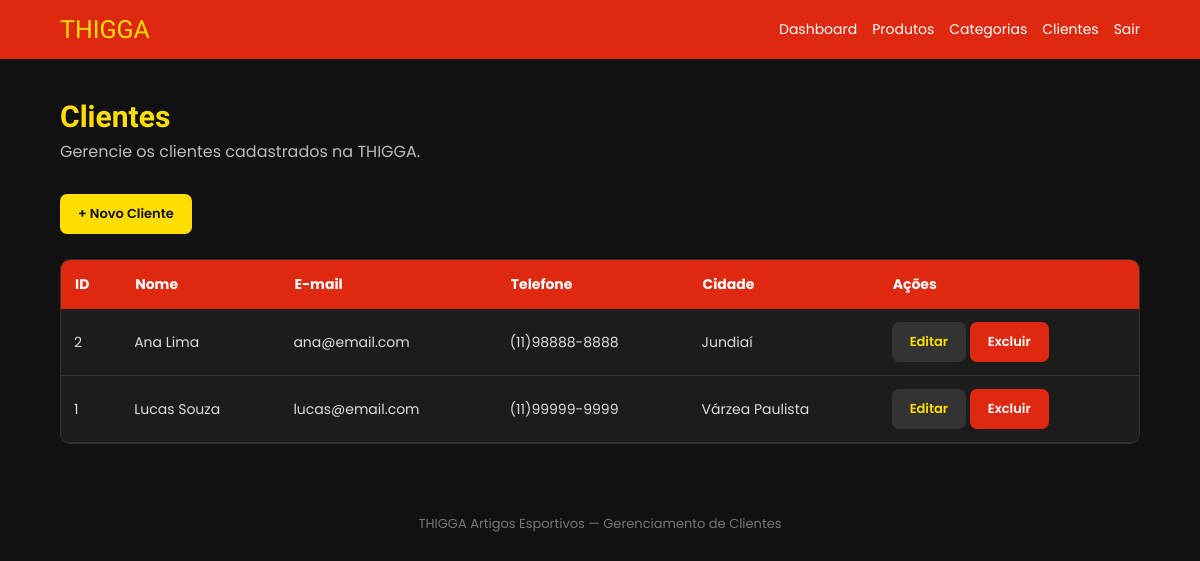
Page /admin/clientes/listar.php (signed in) on the committed database.
### tables this page shows
CREATE TABLE clientes (
    id INT AUTO_INCREMENT PRIMARY KEY,
    nome VARCHAR(120) NOT NULL,
    email VARCHAR(120),
    telefone VARCHAR(20),
    cidade VARCHAR(80)
);

### admin/clientes/listar.php (the view, shortened to what this page needs)
<?php
require_once "../../config/conexao.php";
$sql = "
    SELECT
        id,
        nome,
        email,
        telefone,
        cidade
    FROM clientes
    ORDER BY id DESC
";
$stmt = $pdo->query($sql);
$clientes = $stmt->fetchAll(PDO::FETCH_ASSOC);
?>
<!DOCTYPE html>
<html lang="pt-BR">
<head>
    <link
        rel="stylesheet"
        href="../../assets/css/admin.css"
    >
</head>
<body>
<header class="admin-header">
    <div class="admin-logo">
        THIGGA
    </div>
    <nav class="admin-menu">
        <a href="../dashboard.php">
            Dashboard
        </a>
        <a href="../produtos/listar.php">
            Produtos
        </a>
        <a href="../categorias/listar.php">
            Categorias
        </a>
        <a href="listar.php">
            Clientes
        </a>
        <a href="../logout.php">
            Sair
        </a>
    </nav>
</header>
<main class="admin-container">
    <div class="admin-titulo">
        <h1>
            Clientes
        </h1>
        <p>
            Gerencie os clientes cadastrados na THIGGA.
        </p>
    </div>
    <div style="margin-bottom:25px;">
        <a
            href="novo.php"
            class="btn-admin btn-novo"
        >
            + Novo Cliente
        </a>
    </div>
    <div class="tabela-container">
        <table class="tabela">
            <thead>
                <tr>
                    <th>
                        ID
                    </th>
                    <th>
                        Nome
                    </th>
                    <th>
                        E-mail
                    </th>
                    <th>
                        Telefone
                    </th>
                    <th>
                        Cidade
                    </th>
                    <th>
                        Ações
                    </th>
                </tr>
            </thead>
            <tbody>
                <?php if (count($clientes) > 0): ?>
                    <?php foreach ($clientes as $cliente): ?>
                        <tr>
                            <td>
                                <?php
                                echo $cliente["id"];
                                ?>
                            </td>
                            <td>
                                <?php
                                echo htmlspecialchars(
                                    $cliente["nome"]
                                );
                                ?>
                            </td>
                            <td>
                                <?php
                                echo htmlspecialchars(
                                    $cliente["email"]
                                );
                                ?>
                            </td>
                            <td>
                                <?php
                                echo htmlspecialchars(
                                    $cliente["telefone"]
                                    ?? "-"
                                );
                                ?>
                            </td>
                            <td>
                                <?php
                                echo htmlspecialchars(
                                    $cliente["cidade"]
                                    ?? "-"
                                );
                                ?>
                            </td>
                            <td>
                                <a
                                    href="editar.php?id=<?php echo $cliente['id']; ?>"
                                    class="btn-admin btn-editar"
                                >
                                    Editar
                                </a>
                                <a
                                    href="excluir.php?id=<?php echo $cliente['id']; ?>"
                                    class="btn-admin btn-excluir"
                                >
                                    Excluir
                                </a>
                            </td>
                        </tr>
                    <?php endforeach; ?>
                <?php endif; ?>
            </tbody>
        </table>
    </div>
</main>
<footer class="admin-footer">
    THIGGA Artigos Esportivos —
    Gerenciamento de Clientes
</footer>
</body>
</html>

### assets/css/admin.css (style rules this page uses)
* { margin: 0; padding: 0; box-sizing: border-box; }
body { font-family: 'Poppins', sans-serif; background: #111111; color: #ffffff; }
.admin-header { background: #DE2910; padding: 15px 5%; display: flex; justify-content: space-between; align-items: center; gap: 20px; }
.admin-logo { font-family: 'Orbitron', sans-serif; color: #FFDE00; font-size: 25px; }
.admin-menu { display: flex; align-items: center; gap: 15px; }
.admin-menu a { color: #ffffff; text-decoration: none; font-size: 14px; transition: 0.3s; }
.admin-container { width: 90%; max-width: 1200px; margin: 40px auto; }
.admin-titulo { margin-bottom: 30px; }
.admin-titulo h1 { font-family: 'Orbitron', sans-serif; color: #FFDE00; font-size: 30px; }
.admin-titulo p { color: #bbbbbb; margin-top: 5px; }
.tabela-container { width: 100%; overflow-x: auto; background: #1c1c1c; border-radius: 10px; border: 1px solid #333; }
.tabela { width: 100%; border-collapse: collapse; min-width: 700px; }
.tabela th { background: #DE2910; color: #ffffff; padding: 14px; text-align: left; font-size: 14px; }
.tabela td { padding: 13px; border-bottom: 1px solid #333; color: #dddddd; font-size: 14px; }
.btn-admin { display: inline-block; padding: 10px 18px; border-radius: 7px; text-decoration: none; font-size: 13px; font-weight: 600; transition: 0.3s; }
.btn-novo { background: #FFDE00; color: #111111; }
.btn-editar { background: #333333; color: #FFDE00; }
.btn-excluir { background: #DE2910; color: #ffffff; }
.admin-footer { text-align: center; padding: 30px 15px; color: #777777; font-size: 13px; }

### rows in the picture
clientes: id "2", nome "Ana Lima", email "ana@email.com", telefone "(11)98888-8888", cidade "Jundiaí"
clientes: id "1", nome "Lucas Souza", email "lucas@email.com", telefone "(11)99999-9999", cidade "Várzea Paulista"
